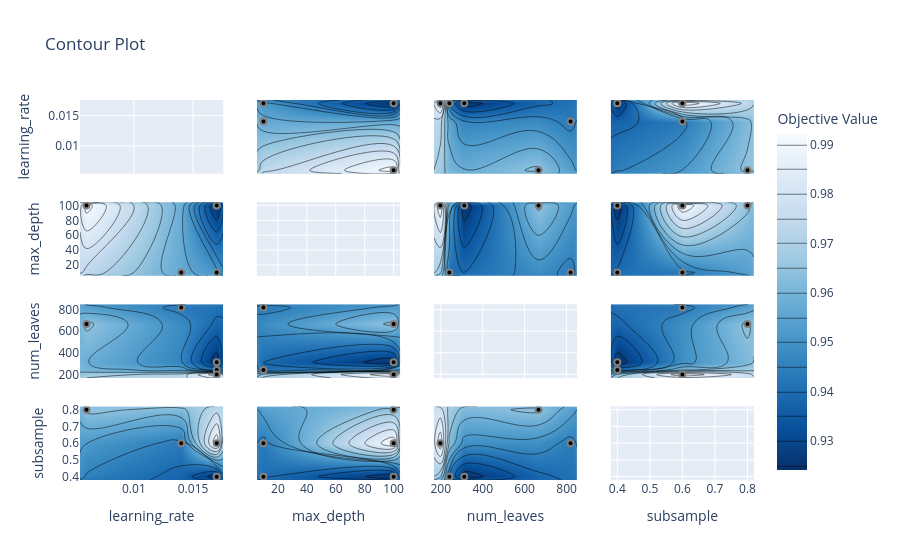

The cell this chart's notebook holds for it:
### Code cell
optuna.visualization.plot_contour(study, params=['num_leaves',
                            'max_depth',
                            'subsample',
                            'learning_rate',
                            'subsample'])

### Figure 1 — Plotly figure (JSON) as saved in the notebook; plotly's stock layout.template omitted (floating-point values rounded to 4 significant figures)
{"data": [{"type": "scatter", "xaxis": "x", "yaxis": "y"}, {"autocontour": true, "colorbar": {"title": {"text": "Objective Value"}}, "colorscale": [[0, "rgb(247,251,255)"], [0.125, "rgb(222,235,247)"], [0.25, "rgb(198,219,239)"], [0.375, "rgb(158,202,225)"], [0.5, "rgb(107,174,214)"], [0.625, "rgb(66,146,198)"], [0.75, "rgb(33,113,181)"], [0.875, "rgb(8,81,156)"], [1, "rgb(8,48,107)"]], "connectgaps": true, "contours": {"coloring": "heatmap", "end": 0.99, "size": 0.005, "start": 0.925}, "hoverinfo": "none", "line": {"smoothing": 1.3}, "reversescale": true, "showscale": true, "type": "contour", "x": [0.00545, 0.006, 0.014, 0.017, 0.01755], "xaxis": "x5", "y": [5.5, 10, 100, 104.5], "yaxis": "y5", "z": [[null, null, null, null, null], [null, null, 0.9567, 0.9515, null], [null, 0.9921, null, 0.9242, null], [null, null, null, null, null]]}, {"marker": {"color": "black", "line": {"color": "Gray", "width": 2}}, "mode": "markers", "name": "Feasible Trial", "showlegend": false, "type": "scatter", "x": [0.017, 0.017, 0.017, 0.014, 0.006], "xaxis": "x5", "y": [10, 100, 100, 10, 100], "yaxis": "y5"}, {"autocontour": true, "colorbar": {"title": {"text": "Objective Value"}}, "colorscale": [[0, "rgb(247,251,255)"], [0.125, "rgb(222,235,247)"], [0.25, "rgb(198,219,239)"], [0.375, "rgb(158,202,225)"], [0.5, "rgb(107,174,214)"], [0.625, "rgb(66,146,198)"], [0.75, "rgb(33,113,181)"], [0.875, "rgb(8,81,156)"], [1, "rgb(8,48,107)"]], "connectgaps": true, "contours": {"coloring": "heatmap", "end": 1.03, "size": 0.01, "start": 0.93}, "hoverinfo": "none", "line": {"smoothing": 1.3}, "reversescale": true, "showscale": false, "type": "contour", "x": [0.00545, 0.006, 0.014, 0.017, 0.01755], "xaxis": "x9", "y": [166.9, 198, 241, 312, 666, 819, 850.0], "yaxis": "y9", "z": [[null, null, null, null, null], [null, null, null, 1.038, null], [null, null, null, 0.9515, null], [null, null, null, 0.9242, null], [null, 0.9921, null, null, null], [null, null, 0.9567, null, null], [null, null, null, null, null]]}, {"marker": {"color": "black", "line": {"color": "Gray", "width": 2}}, "mode": "markers", "name": "Feasible Trial", "showlegend": false, "type": "scatter", "x": [0.017, 0.017, 0.017, 0.014, 0.006], "xaxis": "x9", "y": [241, 198, 312, 819, 666], "yaxis": "y9"}, {"autocontour": true, "colorbar": {"title": {"text": "Objective Value"}}, "colorscale": [[0, "rgb(247,251,255)"], [0.125, "rgb(222,235,247)"], [0.25, "rgb(198,219,239)"], [0.375, "rgb(158,202,225)"], [0.5, "rgb(107,174,214)"], [0.625, "rgb(66,146,198)"], [0.75, "rgb(33,113,181)"], [0.875, "rgb(8,81,156)"], [1, "rgb(8,48,107)"]], "connectgaps": true, "contours": {"coloring": "heatmap", "end": 1.03, "size": 0.01, "start": 0.93}, "hoverinfo": "none", "line": {"smoothing": 1.3}, "reversescale": true, "showscale": false, "type": "contour", "x": [0.00545, 0.006, 0.014, 0.017, 0.01755], "xaxis": "x13", "y": [0.38, 0.4, 0.6, 0.8, 0.82], "yaxis": "y13", "z": [[null, null, null, null, null], [null, null, null, 0.9242, null], [null, null, 0.9567, 1.038, null], [null, 0.9921, null, null, null], [null, null, null, null, null]]}, {"marker": {"color": "black", "line": {"color": "Gray", "width": 2}}, "mode": "markers", "name": "Feasible Trial", "showlegend": false, "type": "scatter", "x": [0.017, 0.017, 0.017, 0.014, 0.006], "xaxis": "x13", "y": [0.4, 0.6, 0.4, 0.6, 0.8], "yaxis": "y13"}, {"autocontour": true, "colorbar": {"title": {"text": "Objective Value"}}, "colorscale": [[0, "rgb(247,251,255)"], [0.125, "rgb(222,235,247)"], [0.25, "rgb(198,219,239)"], [0.375, "rgb(158,202,225)"], [0.5, "rgb(107,174,214)"], [0.625, "rgb(66,146,198)"], [0.75, "rgb(33,113,181)"], [0.875, "rgb(8,81,156)"], [1, "rgb(8,48,107)"]], "connectgaps": true, "contours": {"coloring": "heatmap", "end": 0.99, "size": 0.005, "start": 0.925}, "hoverinfo": "none", "line": {"smoothing": 1.3}, "reversescale": true, "showscale": false, "type": "contour", "x": [5.5, 10, 100, 104.5], "xaxis": "x2", "y": [0.00545, 0.006, 0.014, 0.017, 0.01755], "yaxis": "y2", "z": [[null, null, null, null], [null, null, 0.9921, null], [null, 0.9567, null, null], [null, 0.9515, 0.9242, null], [null, null, null, null]]}, {"marker": {"color": "black", "line": {"color": "Gray", "width": 2}}, "mode": "markers", "name": "Feasible Trial", "showlegend": false, "type": "scatter", "x": [10, 100, 100, 10, 100], "xaxis": "x2", "y": [0.017, 0.017, 0.017, 0.014, 0.006], "yaxis": "y2"}, {"type": "scatter", "xaxis": "x6", "yaxis": "y6"}, {"autocontour": true, "colorbar": {"title": {"text": "Objective Value"}}, "colorscale": [[0, "rgb(247,251,255)"], [0.125, "rgb(222,235,247)"], [0.25, "rgb(198,219,239)"], [0.375, "rgb(158,202,225)"], [0.5, "rgb(107,174,214)"], [0.625, "rgb(66,146,198)"], [0.75, "rgb(33,113,181)"], [0.875, "rgb(8,81,156)"], [1, "rgb(8,48,107)"]], "connectgaps": true, "contours": {"coloring": "heatmap", "end": 1.03, "size": 0.01, "start": 0.93}, "hoverinfo": "none", "line": {"smoothing": 1.3}, "reversescale": true, "showscale": false, "type": "contour", "x": [5.5, 10, 100, 104.5], "xaxis": "x10", "y": [166.9, 198, 241, 312, 666, 819, 850.0], "yaxis": "y10", "z": [[null, null, null, null], [null, null, 1.038, null], [null, 0.9515, null, null], [null, null, 0.9242, null], [null, null, 0.9921, null], [null, 0.9567, null, null], [null, null, null, null]]}, {"marker": {"color": "black", "line": {"color": "Gray", "width": 2}}, "mode": "markers", "name": "Feasible Trial", "showlegend": false, "type": "scatter", "x": [10, 100, 100, 10, 100], "xaxis": "x10", "y": [241, 198, 312, 819, 666], "yaxis": "y10"}, {"autocontour": true, "colorbar": {"title": {"text": "Objective Value"}}, "colorscale": [[0, "rgb(247,251,255)"], [0.125, "rgb(222,235,247)"], [0.25, "rgb(198,219,239)"], [0.375, "rgb(158,202,225)"], [0.5, "rgb(107,174,214)"], [0.625, "rgb(66,146,198)"], [0.75, "rgb(33,113,181)"], [0.875, "rgb(8,81,156)"], [1, "rgb(8,48,107)"]], "connectgaps": true, "contours": {"coloring": "heatmap", "end": 1.03, "size": 0.01, "start": 0.93}, "hoverinfo": "none", "line": {"smoothing": 1.3}, "reversescale": true, "showscale": false, "type": "contour", "x": [5.5, 10, 100, 104.5], "xaxis": "x14", "y": [0.38, 0.4, 0.6, 0.8, 0.82], "yaxis": "y14", "z": [[null, null, null, null], [null, 0.9515, 0.9242, null], [null, 0.9567, 1.038, null], [null, null, 0.9921, null], [null, null, null, null]]}, {"marker": {"color": "black", "line": {"color": "Gray", "width": 2}}, "mode": "markers", "name": "Feasible Trial", "showlegend": false, "type": "scatter", "x": [10, 100, 100, 10, 100], "xaxis": "x14", "y": [0.4, 0.6, 0.4, 0.6, 0.8], "yaxis": "y14"}, {"autocontour": true, "colorbar": {"title": {"text": "Objective Value"}}, "colorscale": [[0, "rgb(247,251,255)"], [0.125, "rgb(222,235,247)"], [0.25, "rgb(198,219,239)"], [0.375, "rgb(158,202,225)"], [0.5, "rgb(107,174,214)"], [0.625, "rgb(66,146,198)"], [0.75, "rgb(33,113,181)"], [0.875, "rgb(8,81,156)"], [1, "rgb(8,48,107)"]], "connectgaps": true, "contours": {"coloring": "heatmap", "end": 1.03, "size": 0.01, "start": 0.93}, "hoverinfo": "none", "line": {"smoothing": 1.3}, "reversescale": true, "showscale": false, "type": "contour", "x": [166.9, 198, 241, 312, 666, 819, 850.0], "xaxis": "x3", "y": [0.00545, 0.006, 0.014, 0.017, 0.01755], "yaxis": "y3", "z": [[null, null, null, null, null, null, null], [null, null, null, null, 0.9921, null, null], [null, null, null, null, null, 0.9567, null], [null, 1.038, 0.9515, 0.9242, null, null, null], [null, null, null, null, null, null, null]]}, {"marker": {"color": "black", "line": {"color": "Gray", "width": 2}}, "mode": "markers", "name": "Feasible Trial", "showlegend": false, "type": "scatter", "x": [241, 198, 312, 819, 666], "xaxis": "x3", "y": [0.017, 0.017, 0.017, 0.014, 0.006], "yaxis": "y3"}, {"autocontour": true, "colorbar": {"title": {"text": "Objective Value"}}, "colorscale": [[0, "rgb(247,251,255)"], [0.125, "rgb(222,235,247)"], [0.25, "rgb(198,219,239)"], [0.375, "rgb(158,202,225)"], [0.5, "rgb(107,174,214)"], [0.625, "rgb(66,146,198)"], [0.75, "rgb(33,113,181)"], [0.875, "rgb(8,81,156)"], [1, "rgb(8,48,107)"]], "connectgaps": true, "contours": {"coloring": "heatmap", "end": 1.03, "size": 0.01, "start": 0.93}, "hoverinfo": "none", "line": {"smoothing": 1.3}, "reversescale": true, "showscale": false, "type": "contour", "x": [166.9, 198, 241, 312, 666, 819, 850.0], "xaxis": "x7", "y": [5.5, 10, 100, 104.5], "yaxis": "y7", "z": [[null, null, null, null, null, null, null], [null, null, 0.9515, null, null, 0.9567, null], [null, 1.038, null, 0.9242, 0.9921, null, null], [null, null, null, null, null, null, null]]}, {"marker": {"color": "black", "line": {"color": "Gray", "width": 2}}, "mode": "markers", "name": "Feasible Trial", "showlegend": false, "type": "scatter", "x": [241, 198, 312, 819, 666], "xaxis": "x7", "y": [10, 100, 100, 10, 100], "yaxis": "y7"}, {"type": "scatter", "xaxis": "x11", "yaxis": "y11"}, {"autocontour": true, "colorbar": {"title": {"text": "Objective Value"}}, "colorscale": [[0, "rgb(247,251,255)"], [0.125, "rgb(222,235,247)"], [0.25, "rgb(198,219,239)"], [0.375, "rgb(158,202,225)"], [0.5, "rgb(107,174,214)"], [0.625, "rgb(66,146,198)"], [0.75, "rgb(33,113,181)"], [0.875, "rgb(8,81,156)"], [1, "rgb(8,48,107)"]], "connectgaps": true, "contours": {"coloring": "heatmap", "end": 1.03, "size": 0.01, "start": 0.93}, "hoverinfo": "none", "line": {"smoothing": 1.3}, "reversescale": true, "showscale": false, "type": "contour", "x": [166.9, 198, 241, 312, 666, 819, 850.0], "xaxis": "x15", "y": [0.38, 0.4, 0.6, 0.8, 0.82], "yaxis": "y15", "z": [[null, null, null, null, null, null, null], [null, null, 0.9515, 0.9242, null, null, null], [null, 1.038, null, null, null, 0.9567, null], [null, null, null, null, 0.9921, null, null], [null, null, null, null, null, null, null]]}, {"marker": {"color": "black", "line": {"color": "Gray", "width": 2}}, "mode": "markers", "name": "Feasible Trial", "showlegend": false, "type": "scatter", "x": [241, 198, 312, 819, 666], "xaxis": "x15", "y": [0.4, 0.6, 0.4, 0.6, 0.8], "yaxis": "y15"}, {"autocontour": true, "colorbar": {"title": {"text": "Objective Value"}}, "colorscale": [[0, "rgb(247,251,255)"], [0.125, "rgb(222,235,247)"], [0.25, "rgb(198,219,239)"], [0.375, "rgb(158,202,225)"], [0.5, "rgb(107,174,214)"], [0.625, "rgb(66,146,198)"], [0.75, "rgb(33,113,181)"], [0.875, "rgb(8,81,156)"], [1, "rgb(8,48,107)"]], "connectgaps": true, "contours": {"coloring": "heatmap", "end": 1.03, "size": 0.01, "start": 0.93}, "hoverinfo": "none", "line": {"smoothing": 1.3}, "reversescale": true, "showscale": false, "type": "contour", "x": [0.38, 0.4, 0.6, 0.8, 0.82], "xaxis": "x4", "y": [0.00545, 0.006, 0.014, 0.017, 0.01755], "yaxis": "y4", "z": [[null, null, null, null, null], [null, null, null, 0.9921, null], [null, null, 0.9567, null, null], [null, 0.9242, 1.038, null, null], [null, null, null, null, null]]}, {"marker": {"color": "black", "line": {"color": "Gray", "width": 2}}, "mode": "markers", "name": "Feasible Trial", "showlegend": false, "type": "scatter", "x": [0.4, 0.6, 0.4, 0.6, 0.8], "xaxis": "x4", "y": [0.017, 0.017, 0.017, 0.014, 0.006], "yaxis": "y4"}, {"autocontour": true, "colorbar": {"title": {"text": "Objective Value"}}, "colorscale": [[0, "rgb(247,251,255)"], [0.125, "rgb(222,235,247)"], [0.25, "rgb(198,219,239)"], [0.375, "rgb(158,202,225)"], [0.5, "rgb(107,174,214)"], [0.625, "rgb(66,146,198)"], [0.75, "rgb(33,113,181)"], [0.875, "rgb(8,81,156)"], [1, "rgb(8,48,107)"]], "connectgaps": true, "contours": {"coloring": "heatmap", "end": 1.03, "size": 0.01, "start": 0.93}, "hoverinfo": "none", "line": {"smoothing": 1.3}, "reversescale": true, "showscale": false, "type": "contour", "x": [0.38, 0.4, 0.6, 0.8, 0.82], "xaxis": "x8", "y": [5.5, 10, 100, 104.5], "yaxis": "y8", "z": [[null, null, null, null, null], [null, 0.9515, 0.9567, null, null], [null, 0.9242, 1.038, 0.9921, null], [null, null, null, null, null]]}, {"marker": {"color": "black", "line": {"color": "Gray", "width": 2}}, "mode": "markers", "name": "Feasible Trial", "showlegend": false, "type": "scatter", "x": [0.4, 0.6, 0.4, 0.6, 0.8], "xaxis": "x8", "y": [10, 100, 100, 10, 100], "yaxis": "y8"}, {"autocontour": true, "colorbar": {"title": {"text": "Objective Value"}}, "colorscale": [[0, "rgb(247,251,255)"], [0.125, "rgb(222,235,247)"], [0.25, "rgb(198,219,239)"], [0.375, "rgb(158,202,225)"], [0.5, "rgb(107,174,214)"], [0.625, "rgb(66,146,198)"], [0.75, "rgb(33,113,181)"], [0.875, "rgb(8,81,156)"], [1, "rgb(8,48,107)"]], "connectgaps": true, "contours": {"coloring": "heatmap", "end": 1.03, "size": 0.01, "start": 0.93}, "hoverinfo": "none", "line": {"smoothing": 1.3}, "reversescale": true, "showscale": false, "type": "contour", "x": [0.38, 0.4, 0.6, 0.8, 0.82], "xaxis": "x12", "y": [166.9, 198, 241, 312, 666, 819, 850.0], "yaxis": "y12", "z": [[null, null, null, null, null], [null, null, 1.038, null, null], [null, 0.9515, null, null, null], [null, 0.9242, null, null, null], [null, null, null, 0.9921, null], [null, null, 0.9567, null, null], [null, null, null, null, null]]}, {"marker": {"color": "black", "line": {"color": "Gray", "width": 2}}, "mode": "markers", "name": "Feasible Trial", "showlegend": false, "type": "scatter", "x": [0.4, 0.6, 0.4, 0.6, 0.8], "xaxis": "x12", "y": [241, 198, 312, 819, 666], "yaxis": "y12"}, {"type": "scatter", "xaxis": "x16", "yaxis": "y16"}], "layout": {"autosize": true, "title": {"text": "Contour Plot"}, "xaxis": {"anchor": "y", "domain": [0, 0.2125], "matches": "x13", "range": [0.00545, 0.01755], "showticklabels": false}, "xaxis10": {"anchor": "y10", "domain": [0.2625, 0.475], "matches": "x14", "range": [5.5, 104.5], "showticklabels": false, "type": "linear"}, "xaxis11": {"anchor": "y11", "domain": [0.525, 0.7375], "matches": "x15", "range": [166.9, 850.0], "showticklabels": false}, "xaxis12": {"anchor": "y12", "domain": [0.7875, 1], "matches": "x16", "range": [0.38, 0.82], "showticklabels": false, "type": "linear"}, "xaxis13": {"anchor": "y13", "domain": [0, 0.2125], "range": [0.00545, 0.01755], "title": {"text": "learning_rate"}, "type": "linear"}, "xaxis14": {"anchor": "y14", "domain": [0.2625, 0.475], "range": [5.5, 104.5], "title": {"text": "max_depth"}, "type": "linear"}, "xaxis15": {"anchor": "y15", "domain": [0.525, 0.7375], "range": [166.9, 850.0], "title": {"text": "num_leaves"}, "type": "linear"}, "xaxis16": {"anchor": "y16", "domain": [0.7875, 1], "range": [0.38, 0.82], "title": {"text": "subsample"}}, "xaxis2": {"anchor": "y2", "domain": [0.2625, 0.475], "matches": "x14", "range": [5.5, 104.5], "showticklabels": false, "type": "linear"}, "xaxis3": {"anchor": "y3", "domain": [0.525, 0.7375], "matches": "x15", "range": [166.9, 850.0], "showticklabels": false, "type": "linear"}, "xaxis4": {"anchor": "y4", "domain": [0.7875, 1], "matches": "x16", "range": [0.38, 0.82], "showticklabels": false, "type": "linear"}, "xaxis5": {"anchor": "y5", "domain": [0, 0.2125], "matches": "x13", "range": [0.00545, 0.01755], "showticklabels": false, "type": "linear"}, "xaxis6": {"anchor": "y6", "domain": [0.2625, 0.475], "matches": "x14", "range": [5.5, 104.5], "showticklabels": false}, "xaxis7": {"anchor": "y7", "domain": [0.525, 0.7375], "matches": "x15", "range": [166.9, 850.0], "showticklabels": false, "type": "linear"}, "xaxis8": {"anchor": "y8", "domain": [0.7875, 1], "matches": "x16", "range": [0.38, 0.82], "showticklabels": false, "type": "linear"}, "xaxis9": {"anchor": "y9", "domain": [0, 0.2125], "matches": "x13", "range": [0.00545, 0.01755], "showticklabels": false, "type": "linear"}, "yaxis": {"anchor": "x", "domain": [0.8063, 1], "range": [0.00545, 0.01755], "title": {"text": "learning_rate"}}, "yaxis10": {"anchor": "x10", "domain": [0.2687, 0.4625], "matches": "y9", "range": [166.9, 850.0], "showticklabels": false, "type": "linear"}, "yaxis11": {"anchor": "x11", "domain": [0.2687, 0.4625], "matches": "y9", "range": [166.9, 850.0], "showticklabels": false}, "yaxis12": {"anchor": "x12", "domain": [0.2687, 0.4625], "matches": "y9", "range": [166.9, 850.0], "showticklabels": false, "type": "linear"}, "yaxis13": {"anchor": "x13", "domain": [0, 0.1938], "range": [0.38, 0.82], "title": {"text": "subsample"}, "type": "linear"}, "yaxis14": {"anchor": "x14", "domain": [0, 0.1938], "matches": "y13", "range": [0.38, 0.82], "showticklabels": false, "type": "linear"}, "yaxis15": {"anchor": "x15", "domain": [0, 0.1938], "matches": "y13", "range": [0.38, 0.82], "showticklabels": false, "type": "linear"}, "yaxis16": {"anchor": "x16", "domain": [0, 0.1938], "matches": "y13", "range": [0.38, 0.82], "showticklabels": false}, "yaxis2": {"anchor": "x2", "domain": [0.8063, 1], "matches": "y", "range": [0.00545, 0.01755], "showticklabels": false, "type": "linear"}, "yaxis3": {"anchor": "x3", "domain": [0.8063, 1], "matches": "y", "range": [0.00545, 0.01755], "showticklabels": false, "type": "linear"}, "yaxis4": {"anchor": "x4", "domain": [0.8063, 1], "matches": "y", "range": [0.00545, 0.01755], "showticklabels": false, "type": "linear"}, "yaxis5": {"anchor": "x5", "domain": [0.5375, 0.7312], "range": [5.5, 104.5], "title": {"text": "max_depth"}, "type": "linear"}, "yaxis6": {"anchor": "x6", "domain": [0.5375, 0.7312], "matches": "y5", "range": [5.5, 104.5], "showticklabels": false}, "yaxis7": {"anchor": "x7", "domain": [0.5375, 0.7312], "matches": "y5", "range": [5.5, 104.5], "showticklabels": false, "type": "linear"}, "yaxis8": {"anchor": "x8", "domain": [0.5375, 0.7312], "matches": "y5", "range": [5.5, 104.5], "showticklabels": false, "type": "linear"}, "yaxis9": {"anchor": "x9", "domain": [0.2687, 0.4625], "range": [166.9, 850.0], "title": {"text": "num_leaves"}, "type": "linear"}}}
